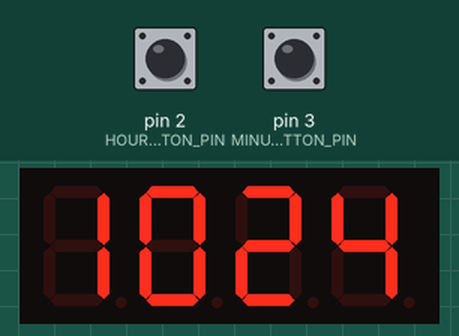
A sketch run on a simulated Arduino Uno, built with avr-gcc and run on an emulated ATmega328P. Parts: 4-digit seven-segment display. The test bench sets the inputs (shaded band); at power-on: pin 2 (HOUR_BUTTON_PIN) HIGH, pin 3 (MINUTE_BUTTON_PIN) HIGH. The local clock reads 2024-03-15 10:24:30 at power-on unless the sketch sets it.

Above: at 1.2 s.
1.3 s: pin 2 (HOUR_BUTTON_PIN) pulled LOW for 1 s
At 2.8 s:
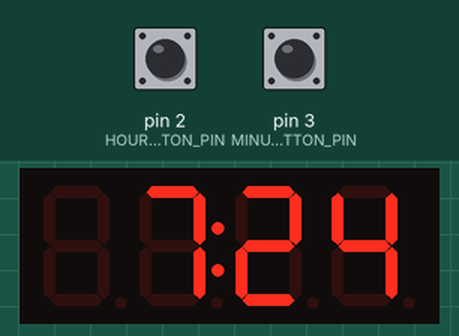
3.8 s: pin 3 (MINUTE_BUTTON_PIN) pulled LOW for 3.2 s
At 7.8 s:
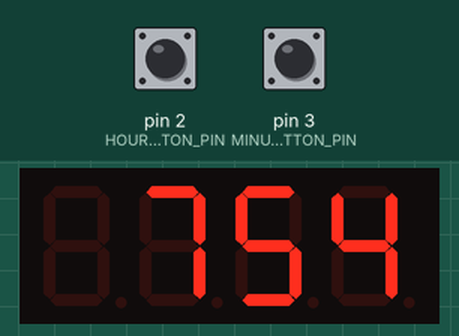
8.5 s: pin 2 (HOUR_BUTTON_PIN) pulled LOW for 0.15 s
At 9.8 s:
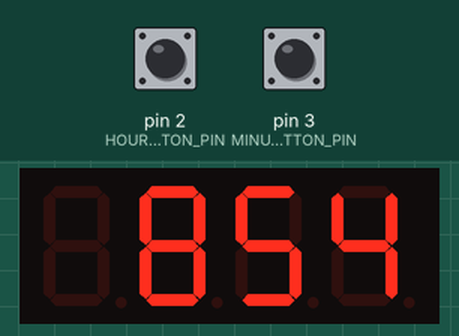
10.5 s: pin 3 (MINUTE_BUTTON_PIN) pulled LOW for 0.15 s
At 11.8 s:
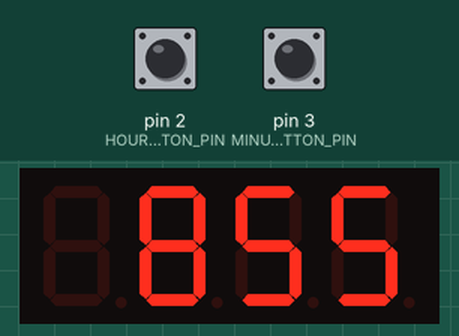
Timing chart, 0 to 13.5 s (numbered marks = the images above; inputs shaded):
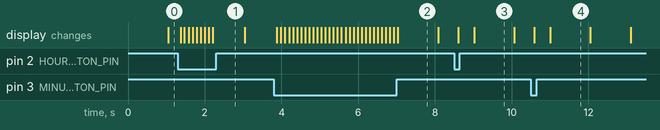

Measured:
- after the input at 1.3 s, the display: first changes after 0.07 s (image 1 shows a later state)
- after the input at 3.8 s, the display: first changes after 0.08 s (image 2 shows a later state)
- after the input at 8.5 s, the display: first changes after 0.10 s (image 3 shows a later state)
- after the input at 10.5 s, the display: first changes after 0.09 s (image 4 shows a later state)

The sketch:

666_Clock.ino
```cpp
// Date and time functions using a PCF8523 RTC connected via I2C and Wire lib
#include "RTClib.h"

// Adafruit seven segment library
#include "Adafruit_LEDBackpack.h"

// madleech Button library
#include "Button.h"

// I2C address of the display.  Stick with the default address of 0x70
// unless you've changed the address jumpers on the back of the display.
#define DISPLAY_ADDRESS 0x70
#define COLON_DIGIT 2
#define CENTER_COLON 0x02
#define LEFT_COLON_LOWER 0x08
#define LEFT_COLON_UPPER 0x04
#define HOUR_BUTTON_PIN 2
#define MINUTE_BUTTON_PIN 3

RTC_PCF8523 rtc;
Adafruit_7segment display = Adafruit_7segment();
Button hourButton(HOUR_BUTTON_PIN);
Button minuteButton(MINUTE_BUTTON_PIN);

// Track when the time was set to avoid ruining the special minute surprise.
int timeSetOnMinute = 0;

void setup() {
  Serial.begin(57600);

  hourButton.begin();
  minuteButton.begin();

  if (!rtc.begin()) {
    Serial.println("Couldn't find RTC");
    Serial.flush();

    while (1) {
      delay(10);
    }
  }

  if (!rtc.initialized() || rtc.lostPower()) {
    Serial.println("RTC is NOT initialized, let's set the time!");
    // Note: allow 2 seconds after inserting battery or applying external power
    // without battery before calling adjust(). This gives the PCF8523's
    // crystal oscillator time to stabilize. If you call adjust() very quickly
    // after the RTC is powered, lostPower() may still return true.
    delay(2000);

    // When time needs to be set on a new device, or after a power loss, the
    // following line sets the RTC to the date this sketch was compiled at
    // 12:00am.
    rtc.adjust(DateTime(F(__DATE__), F("00:00:00")));
  }

  // When the RTC was stopped and stays connected to the battery, it has
  // to be restarted by clearing the STOP bit. Let's do this to ensure
  // the RTC is running.
  rtc.start();

  display.begin(0x70);
}

void displayTime(uint8_t hour, uint8_t minute, uint8_t second) {
  // Show the time on the display by turning it into a numeric
  // value, like 3:30 turns into 330, by multiplying the hour by
  // 100 and then adding the minutes.
  int displayValue = (hour * 100) + minute;

  // 24 hour to 12 hour format conversion.
  if (hour > 12) {
    displayValue -= 1200;
  }
  // Handle hour 0 (midnight) being shown as 12.
  else if (hour == 0) {
    displayValue += 1200;
  }

  // Print the time value to the display.
  display.print(displayValue, DEC);

  int colonValue = 0;

  // Use the lower left colon dot as PM indicator.
  if (hour >= 12) {
    colonValue += LEFT_COLON_UPPER;
  }

  // Blink the center colon every other second.
  if (second % 2 == 0) {
    colonValue += CENTER_COLON;
  }

  display.writeDigitRaw(COLON_DIGIT, colonValue);
  display.writeDisplay();
}

void loop() {
  DateTime now = rtc.now();
  int hour = now.hour();
  int minute = now.minute();
  int second = now.second();

  // Note: Button::pressed() also requires a change, so it doesn't
  // work for detecting when the button is held down.

  // Handle setting the hour, when *only* the hour button is pressed.
  if (hourButton.read() == Button::PRESSED &&
      minuteButton.read() == Button::RELEASED) {
    hour = (hour + 1) % 24;

    rtc.adjust(
        DateTime(now.year(), now.month(), now.day(), hour, minute, second));

    // Track when the time was set to avoid ruining the special minute surprise.
    timeSetOnMinute = minute;
  }

  // Handle setting the minute, when *only* the minute button is pressed.
  if (minuteButton.read() == Button::PRESSED &&
      hourButton.read() == Button::RELEASED) {
    minute = (minute + 1) % 60;

    rtc.adjust(
        DateTime(now.year(), now.month(), now.day(), hour, minute, second));

    // Track when the time was set to avoid ruining the special minute surprise.
    timeSetOnMinute = minute;
  }

  // The entire reason we made this clock.
  if ((hour == 7 || hour == 19) && minute == 6 && minute != timeSetOnMinute) {
    displayTime(hour - 1, 66, second);
  } else {
    // Boooooring.
    displayTime(hour, minute, second);
  }

  // Reset the time set tracker.
  if (minute != timeSetOnMinute) {
    timeSetOnMinute = 0;
  }

  delay(100);
}
```
